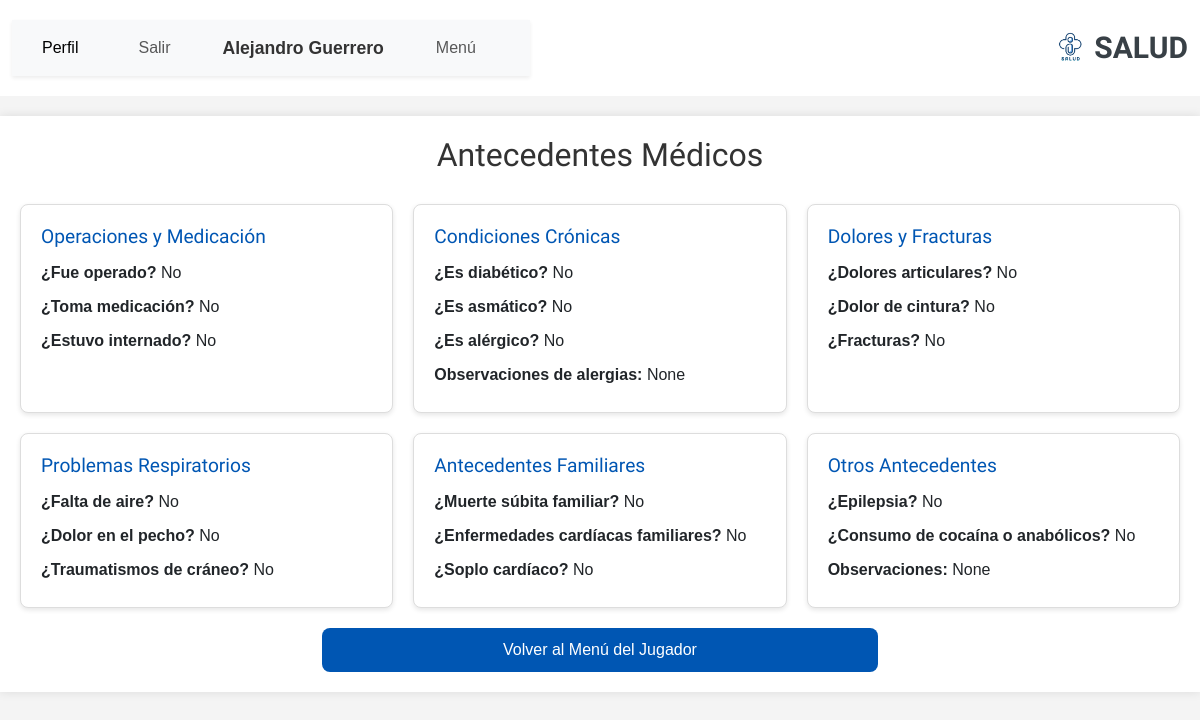
The page /registro-medico/ver_antecedente/5/ (signed in) on the database its author committed.
### account/models.py (models this page shows, shortened)
class Profile(models.Model):
    user = models.OneToOneField(settings.AUTH_USER_MODEL, on_delete=models.CASCADE)
    nombre = models.CharField(max_length=30, blank=True, null=True)
    apellido = models.CharField(max_length=30, blank=True, null=True)
    dni = models.CharField(max_length=15, blank=True, null=True)
    fecha_nacimiento = models.DateField(blank=True, null=True)
    email = models.EmailField(max_length=254, unique=True)
    rol = models.CharField(
        max_length=20,
        choices=[
            ('jugador', 'Jugador'),  # Valor predeterminado actualizado a "jugador"
            ('medico', 'Médico'),
            ('representante', 'Representante'),
        ],
        default='jugador'
    )
    class Meta:
        ordering = ['user__username']

### RegistroMedico/models.py (models this page shows)
class AntecedenteEnfermedades(models.Model):
    idantecedente_enfermedades = models.AutoField(primary_key=True)
    fue_operado = models.BooleanField(null=True, blank=True, default=None)
    toma_medicacion = models.BooleanField(null=True, blank=True, default=None)
    estuvo_internado = models.BooleanField(null=True, blank=True, default=None)
    sufre_hormigueos = models.BooleanField(null=True, blank=True, default=None)
    es_diabetico = models.BooleanField(null=True, blank=True, default=None)
    es_amatico = models.BooleanField(null=True, blank=True, default=None)  # 'asmático' corregido como 'es_amatico'
    es_alergico = models.BooleanField(null=True, blank=True, default=None)
    alerg_observ = models.CharField(max_length=100, null=True, blank=True, default=None)
    antecedente_epilepsia = models.BooleanField(null=True, blank=True, default=None)
    desviacion_columna = models.BooleanField(null=True, blank=True, default=None)
    dolor_cintira = models.BooleanField(null=True, blank=True, default=None)
    fracturas = models.BooleanField(null=True, blank=True, default=None)
    dolores_articulares = models.BooleanField(null=True, blank=True, default=None)
    falta_aire = models.BooleanField(null=True, blank=True, default=None)
    tramatismos_craneo = models.BooleanField(null=True, blank=True, default=None)
    dolor_pecho = models.BooleanField(null=True, blank=True, default=None)
    perdida_conocimiento = models.BooleanField(null=True, blank=True, default=None)
    presion_arterial = models.BooleanField(null=True, blank=True, default=None)
    muerte_subita_familiar = models.BooleanField(null=True, blank=True, default=None)
    enfermedad_cardiaca_familiar = models.BooleanField(null=True, blank=True, default=None)
    soplo_cardiaco = models.BooleanField(null=True, blank=True, default=None)
    abstenerce_competencia = models.BooleanField(null=True, blank=True, default=None)
    antecedentes_coronarios_familiares = models.BooleanField(null=True, blank=True, default=None)
    fumar_hipertension_diabetes = models.BooleanField(null=True, blank=True, default=None)
    fhd_observacion = models.CharField(max_length=100, null=True, blank=True, default=None)
    consumo_cocaina_anabolicos = models.BooleanField(null=True, blank=True, default=None)
    cca_observaciones = models.CharField(max_length=100, null=True, blank=True, default=None)
    idfichaMedica = models.OneToOneField('RegistroMedico', on_delete=models.CASCADE, unique=True)
    class Meta:
        db_table = 'antecedente_enfermedades'

### RegistroMedico/views.py (the view)
# urls.py: path('ver_antecedente/<int:jugador_id>/', VerAntecedenteView.as_view(), name='ver_antecedente'),
class VerAntecedenteView(DetailView):
    model = AntecedenteEnfermedades  # Ahora la vista se basa en AntecedenteEnfermedades
    template_name = 'registro_medico/ver_antecedentes.html'
    context_object_name = 'antecedente'  # Se utiliza 'antecedente' para el objeto en la plantilla
    def get_object(self, queryset=None):
        jugador_id = self.kwargs.get('jugador_id')  # Obtener el ID del jugador desde la URL
        jugador = get_object_or_404(Jugador, id=jugador_id)  # Obtener el objeto jugador
        print(jugador)
        jugador_categoria_equipo = JugadorCategoriaEquipo.objects.filter(jugador=jugador).first()
        torneo = jugador_categoria_equipo.categoria_equipo.categoria.torneo
        ficha_medica = RegistroMedico.objects.filter(jugador=jugador, torneo=torneo).first()
        antecedente = get_object_or_404(AntecedenteEnfermedades, idfichaMedica=ficha_medica)
        print(antecedente)
        return antecedente
    def get_context_data(self, **kwargs):
        context = super().get_context_data(**kwargs)
        antecedente = self.object  # Obtén el antecedente actual
        profile = self.request.user.profile
        context['profile'] = profile  # Pasar el perfil al contexto
        ficha_medica = antecedente.idfichaMedica
        context['ficha_medica'] = ficha_medica  # Añade la ficha médica al contexto
        return context

### persona/models.py (called while the page is built)
    def __str__(self):
        return f"{self.persona.profile.nombre} {self.persona.profile.apellido}"

### RegistroMedico/templates/registro_medico/ver_antecedentes.html (shortened to what this page needs)
{% extends 'core/base.html' %}
{% load static %}
{% load widget_tweaks %}
{% block content %}
<body>
<div class="container">
    <h2>Antecedentes Médicos</h2>
    <div class="grid">
        <div class="card">
            <h3>Operaciones y Medicación</h3>
            <p><span>¿Fue operado?</span> {{ antecedente.fue_operado|yesno:"Sí,No" }}</p>
            <p><span>¿Toma medicación?</span> {{ antecedente.toma_medicacion|yesno:"Sí,No" }}</p>
            <p><span>¿Estuvo internado?</span> {{ antecedente.estuvo_internado|yesno:"Sí,No" }}</p>
        </div>
        <div class="card">
            <h3>Condiciones Crónicas</h3>
            <p><span>¿Es diabético?</span> {{ antecedente.es_diabetico|yesno:"Sí,No" }}</p>
            <p><span>¿Es asmático?</span> {{ antecedente.es_amatico|yesno:"Sí,No" }}</p>
            <p><span>¿Es alérgico?</span> {{ antecedente.es_alergico|yesno:"Sí,No" }}</p>
            <p><span>Observaciones de alergias:</span> {{ antecedente.alerg_observ }}</p>
        </div>
        <div class="card">
            <h3>Dolores y Fracturas</h3>
            <p><span>¿Dolores articulares?</span> {{ antecedente.dolores_articulares|yesno:"Sí,No" }}</p>
            <p><span>¿Dolor de cintura?</span> {{ antecedente.dolor_cintira|yesno:"Sí,No" }}</p>
            <p><span>¿Fracturas?</span> {{ antecedente.fracturas|yesno:"Sí,No" }}</p>
        </div>
        <div class="card">
            <h3>Problemas Respiratorios</h3>
            <p><span>¿Falta de aire?</span> {{ antecedente.falta_aire|yesno:"Sí,No" }}</p>
            <p><span>¿Dolor en el pecho?</span> {{ antecedente.dolor_pecho|yesno:"Sí,No" }}</p>
            <p><span>¿Traumatismos de cráneo?</span> {{ antecedente.tramatismos_craneo|yesno:"Sí,No" }}</p>
        </div>
        <div class="card">
            <h3>Antecedentes Familiares</h3>
            <p><span>¿Muerte súbita familiar?</span> {{ antecedente.muerte_subita_familiar|yesno:"Sí,No" }}</p>
            <p><span>¿Enfermedades cardíacas familiares?</span> {{ antecedente.enfermedad_cardiaca_familiar|yesno:"Sí,No" }}</p>
            <p><span>¿Soplo cardíaco?</span> {{ antecedente.soplo_cardiaco|yesno:"Sí,No" }}</p>
        </div>
        <div class="card">
            <h3>Otros Antecedentes</h3>
            <p><span>¿Epilepsia?</span> {{ antecedente.antecedente_epilepsia|yesno:"Sí,No" }}</p>
            <p><span>¿Consumo de cocaína o anabólicos?</span> {{ antecedente.consumo_cocaina_anabolicos|yesno:"Sí,No" }}</p>
            <p><span>Observaciones:</span> {{ antecedente.cca_observaciones }}</p>
        </div>
    </div>
    <div class="text-center">
        <a href="{% url 'menu_jugador' %}" class="btn2">Volver al Menú del Jugador</a>
    </div>
</div>
</body>
{% endblock %}

### core/templates/core/base.html (shortened to what this page needs)
<!DOCTYPE html>
<html lang="en">
<head>
    {% load static %}
    <link rel="stylesheet" href="https://cdnjs.cloudflare.com/ajax/libs/font-awesome/5.15.4/css/all.min.css">
    <link href="https://cdn.jsdelivr.net/npm/bootstrap@5.3.0-alpha1/dist/css/bootstrap.min.css" rel="stylesheet">
    <link href="{% static 'core/vendor/bootstrap/css/bootstrap.min.css' %}" rel="stylesheet">
    <link href="{% static 'core/vendor/bootstrap-icons/bootstrap-icons.css' %}" rel="stylesheet">
    <link href="{% static 'core/vendor/aos/aos.css' %}" rel="stylesheet">
    <link href="{% static 'core/vendor/glightbox/css/glightbox.min.css' %}" rel="stylesheet">
    <link href="{% static 'core/vendor/swiper/swiper-bundle.min.css' %}" rel="stylesheet">
    <link href="{% static 'core/css/main.css' %}" rel="stylesheet">
</head>
<body class="index-page">
    <header id="header" class="header d-flex align-items-center sticky-top">
        <div class="container-fluid position-relative d-flex align-items-center justify-content-between">
            <a href="" class="logo d-flex align-items-center me-auto me-xl-0">
                <img src="{% static 'core/img/logoapp.png' %}" alt="Logo">
                <h1 class="sitename">SALUD</h1>
            </a>
            <nav id="navmenu" class="navbar navbar-expand-lg navbar-light bg-light shadow-sm sticky-top">
                <div class="container-fluid">
                    <div class="collapse navbar-collapse" id="navbarNav">
                        <ul class="navbar-nav ms-auto">
                            {% if request.path != '/account/login/' %}
                                {% if user.is_authenticated %}
                                    <li class="nav-item me-4">
                                        <a href="{% url 'perfil' %}" class="nav-link active">Perfil</a>
                                    </li>
                                    <li class="nav-item me-4">
                                        <button type="button" class="btn btn-link nav-link" data-bs-toggle="modal" data-bs-target="#logoutModal">
                                            Salir
                                        </button>
                                    </li>
                                    <li class="nav-item me-4 align-self-center">
                                        <span class="navbar-text fw-bold">
                                            {{ profile.nombre }} {{ profile.apellido }}
                                        </span>
                                    </li>
                                    {% if profile.rol == 'jugador' %}
                                    <li class="nav-item me-4">
                                        <a href="{% url 'menu_jugador' %}" class="nav-link">Menú</a>
                                    </li>
                                    {% endif %}
                                {% endif %}
                            {% endif %}
                        </ul>
                    </div>
                </div>
            </nav>
        </div>
    </header>
    {% block content %}{% endblock %}
</body>
</html>

### core/static/core/css/main.css (style rules this page uses)
:root { --default-font: "Roboto", system-ui, -apple-system, "Segoe UI", Roboto, "Helvetica Neue", Arial, "Noto Sans", "Liberation Sans", sans-serif, "Apple Color Emoji", "Segoe UI Emoji", "Segoe UI Symbol", "Noto Color Emoji"; --heading-font: "Raleway", sans-serif; --nav-font: "Poppins", sans-serif; }
:root { --background-color: #ffffff; --default-color: #444444; --heading-color: #384046; --accent-color: #3498db; --surface-color: #ffffff; --contrast-color: #ffffff; }
:root { --nav-color: #444444; --nav-hover-color: #3498db; --nav-mobile-background-color: #ffffff; --nav-dropdown-background-color: #ffffff; --nav-dropdown-color: #444444; --nav-dropdown-hover-color: #3498db; }
:root { scroll-behavior: smooth; }
body { color: var(--default-color); background-color: var(--background-color); font-family: var(--default-font); }
a { color: var(--accent-color); text-decoration: none; transition: 0.3s; }
h1, h2, h3, h4, h5, h6 { color: var(--heading-color); font-family: var(--heading-font); }
.header { color: var(--default-color); background-color: var(--background-color); padding: 20px 0; transition: all 0.5s; z-index: 997; }
.header .logo { line-height: 1; }
.header .logo img { max-height: 36px; margin-right: 8px; }
.header .logo h1 { font-size: 30px; margin: 0; font-weight: 700; color: var(--heading-color); }
@media (max-width: 1200px) { .header .logo { order: 1; } }
.navbar-nav .nav-link { transition: transform 0.3s ease; }
#navmenu { background-color: #f8f9fa; }
#navmenu .navbar-text { color: #333; font-size: 1.1rem; }
#navmenu .nav-item { padding: 0 10px; }

### RegistroMedico/templates/registro_medico/ver_antecedentes.html (style rules this page uses)
body { font-family: Arial, sans-serif; background-color: #f4f4f4; margin: 0; padding: 0; }
.container { max-width: 1200px; margin: 20px auto; padding: 20px; background-color: white; box-shadow: 0 0 10px rgba(0, 0, 0, 0.1); }
h2 { text-align: center; color: #333; margin-bottom: 30px; }
.grid { display: grid; grid-template-columns: repeat(auto-fit, minmax(300px, 1fr)); gap: 20px; }
.card { background-color: #fff; padding: 20px; border: 1px solid #ddd; border-radius: 8px; box-shadow: 0 2px 5px rgba(0, 0, 0, 0.1); }
.card h3 { margin-top: 0; font-size: 1.2em; color: #0056b3; }
.card p { margin: 5px 0; }
.card span { font-weight: bold; }
.btn2 { display: inline-block; width: 48%; text-align: center; padding: 10px; background-color: #0056b3; color: white; text-decoration: none; border-radius: 8px; margin-top: 20px; }

### rows shown on the page
Profile: nombre "Alejandro", apellido "Guerrero"
AntecedenteEnfermedades: fue_operado "No", toma_medicacion "No", estuvo_internado "No", es_diabetico "No", es_amatico "No", es_alergico "No", alerg_observ "None", dolores_articulares "No", dolor_cintira "No", fracturas "No", falta_aire "No", dolor_pecho "No", tramatismos_craneo "No", muerte_subita_familiar "No", enfermedad_cardiaca_familiar "No", soplo_cardiaco "No", antecedente_epilepsia "No", consumo_cocaina_anabolicos "No", cca_observaciones "None"
